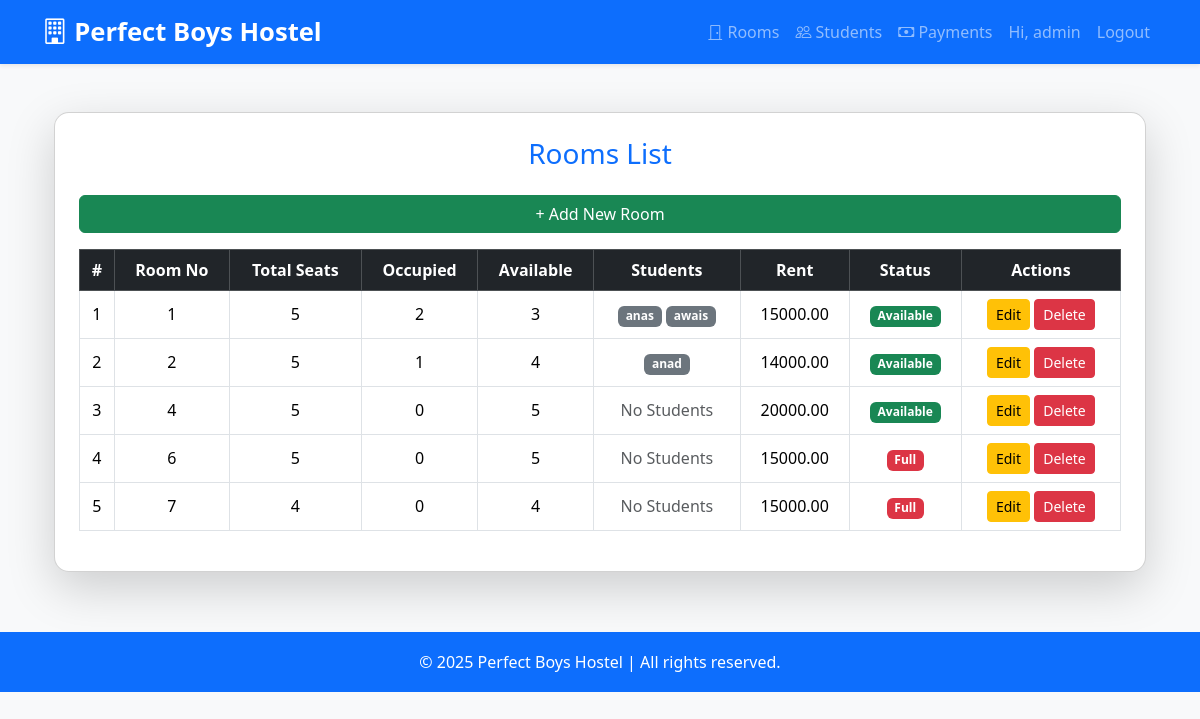
The app's page /rooms/ (signed in) with its own data.
### hostel/models.py (models this page shows, shortened)
class Room(models.Model):
    room_no = models.CharField(max_length=10, unique=True)
    total_seats = models.PositiveIntegerField()
    rent = models.DecimalField(max_digits=8, decimal_places=2)
    status = models.CharField(
        max_length=20,
        choices=[
            ('Available', 'Available'),
            ('Full', 'Full'),
            ('Maintenance', 'Maintenance')
        ],
        default='Available'
    )
    def occupied_seats(self):
        return self.students.count()   # ✅ updated
    def available_seats(self):
        return self.total_seats - self.occupied_seats()

class Student(models.Model):
    name = models.CharField(max_length=100)
    father_name = models.CharField(max_length=100)
    cnic = models.CharField(max_length=15, unique=True)
    contact = models.CharField(max_length=15)
    address = models.TextField()
    room = models.ForeignKey(Room, on_delete=models.SET_NULL, null=True, blank=True, related_name="students")
    admission_date = models.DateField()
    has_bike = models.BooleanField(default=False)
    bike_number = models.CharField(max_length=20, blank=True, null=True)

### hostel/views.py (the view)
# urls.py: path('rooms/', views.room_list, name='room_list'),
@login_required(login_url="login")
def room_list(request):
    rooms = Room.objects.all()
    room_data = []
    for room in rooms:
        students = Student.objects.filter(room=room)
        room_data.append({
            "room": room,
            "total_seats": room.total_seats,
            "occupied": room.occupied_seats(),
            "available": room.available_seats(),
            "students": students,
        })
    return render(request, "hostel/room_list.html", {"room_data": room_data})

### templates/hostel/room_list.html
{% extends 'hostel/base.html' %}
{% block content %}
<div class="container mt-5">
    <div class="card shadow-lg p-4">
        <h3 class="mb-4 text-center text-primary">Rooms List</h3>
        <a href="{% url 'room_add' %}" class="btn btn-success mb-3">+ Add New Room</a>
        <div class="table-responsive">
            <table class="table table-bordered table-hover text-center align-middle">
                <thead class="table-dark">
                    <tr>
                        <th>#</th>
                        <th>Room No</th>
                        <th>Total Seats</th>
                        <th>Occupied</th>
                        <th>Available</th>
                        <th>Students</th>
                        <th>Rent</th>
                        <th>Status</th>
                        <th>Actions</th>
                    </tr>
                </thead>
                <tbody>
                {% for data in room_data %}
                    <tr>
                        <td>{{ forloop.counter }}</td>
                        <td>{{ data.room.room_no }}</td>
                        <td>{{ data.total_seats }}</td>
                        <td>{{ data.occupied }}</td>
                        <td>{{ data.available }}</td>
                        <td>
                            {% if data.students %}
                                {% for s in data.students %}
                                    <span class="badge bg-secondary">{{ s.name }}</span>
                                {% endfor %}
                            {% else %}
                                <span class="text-muted">No Students</span>
                            {% endif %}
                        </td>
                        <td>{{ data.room.rent }}</td>
                        <td>
                            {% if data.room.status == "Available" %}
                                <span class="badge bg-success">Available</span>
                            {% elif data.room.status == "Full" %}
                                <span class="badge bg-danger">Full</span>
                            {% else %}
                                <span class="badge bg-warning text-dark">Maintenance</span>
                            {% endif %}
                        </td>
                        <td>
                            <a href="{% url 'room_edit' data.room.id %}" class="btn btn-warning btn-sm">Edit</a>
                            <a href="{% url 'room_delete' data.room.id %}" class="btn btn-danger btn-sm" onclick="return confirm('Are you sure you want to delete this room?')">Delete</a>
                        </td>
                    </tr>
                {% empty %}
                    <tr>
                        <td colspan="9" class="text-center text-muted">No rooms found</td>
                    </tr>
                {% endfor %}
                </tbody>
            </table>
        </div>
    </div>
</div>
{% endblock %}

### templates/hostel/base.html (shortened to what this page needs)
<!DOCTYPE html>
<html lang="en">
<head>
    <link href="https://cdn.jsdelivr.net/npm/bootstrap@5.3.2/dist/css/bootstrap.min.css" rel="stylesheet">
    <link rel="stylesheet" href="https://cdn.jsdelivr.net/npm/bootstrap-icons@1.10.5/font/bootstrap-icons.css">
</head>
<body>
    <nav class="navbar navbar-expand-lg navbar-dark bg-primary shadow-sm">
        <div class="container">
            <a class="navbar-brand" href="{% url 'home' %}">
                <i class="bi bi-building"></i> Perfect Boys Hostel
            </a>
            <div class="collapse navbar-collapse" id="navbarNav">
                <ul class="navbar-nav ms-auto">
                    <li class="nav-item"><a class="nav-link" href="{% url 'room_list' %}"><i class="bi bi-door-closed"></i> Rooms</a></li>
                    <li class="nav-item"><a class="nav-link" href="{% url 'student_list' %}"><i class="bi bi-people"></i> Students</a></li>
                    <li class="nav-item"><a class="nav-link" href="{% url 'payment_list' %}"><i class="bi bi-cash"></i> Payments</a></li>
                    {% if user.is_authenticated %}
                        <li class="nav-item"><span class="nav-link">Hi, {{ user.username }}</span></li>
                        <li class="nav-item"><a class="nav-link" href="{% url 'logout' %}">Logout</a></li>
                    {% else %}
                        <li class="nav-item"><a class="nav-link" href="{% url 'login' %}">Login</a></li>
                    {% endif %}
                </ul>
            </div>
        </div>
    </nav>
    <div class="container mt-4">
        {% block content %}
        {% endblock %}
    </div>
    <footer>
        &copy; 2025 Perfect Boys Hostel | All rights reserved.
    </footer>
</body>
</html>

### templates/hostel/base.html (style rules this page uses)
body { background: #f8f9fa; font-family: "Segoe UI", Tahoma, Geneva, Verdana, sans-serif; }
.navbar-brand { font-weight: bold; font-size: 1.6rem; }
.navbar-nav .nav-link { font-size: 1rem; font-weight: 500; }
.card { border-radius: 15px; box-shadow: 0 4px 10px rgba(0,0,0,0.1); }
footer { background: #0d6efd; color: white; padding: 18px 0; text-align: center; margin-top: 60px; }

### records on screen
Room: room.room_no "1", total_seats "5", occupied "2", available "3", room.rent "15000.00", status "Available"
Student: name "anas"
Student: name "awais"
Room: room.room_no "2", total_seats "5", occupied "1", available "4", room.rent "14000.00", status "Available"
Student: name "anad"
Room: room.room_no "4", total_seats "5", occupied "0", available "5", shows "No Students", room.rent "20000.00", status "Available"
Room: room.room_no "6", total_seats "5", occupied "0", available "5", shows "No Students", room.rent "15000.00", status "Full"
Room: room.room_no "7", total_seats "4", occupied "0", available "4", shows "No Students", room.rent "15000.00", status "Full"

### other values on screen
{{ user.username }} "admin"
